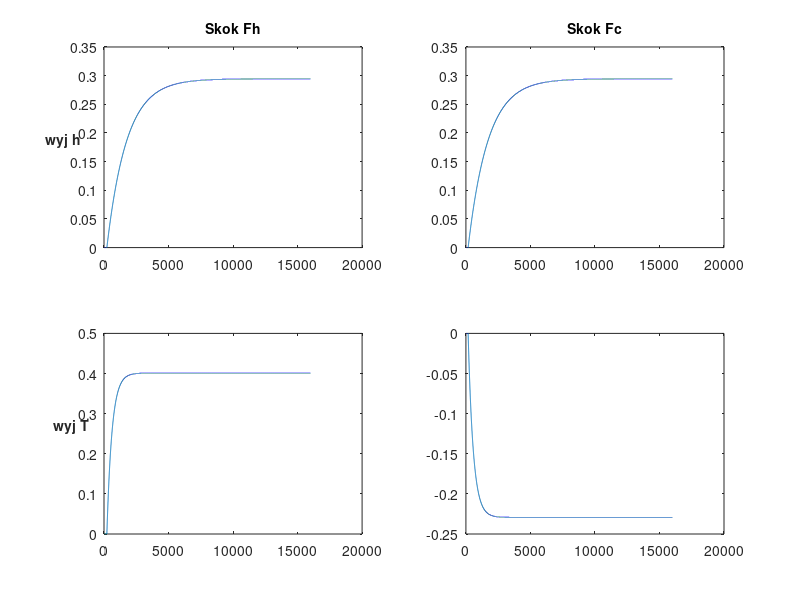

The MATLAB source for this figure:
% load("odpowiedzi_skok_Fc.mat")
% load("odpowiedzi_skok_Fh.mat")
% 
% odpowiedzi = cell(2,1);
% odp_y1_h = cell(1,2);
% odp_y2_T = cell(1,2);
% 
% odp_y1_h{1} = odpowiedzi_skok_Fh(:,1);
% odp_y1_h{2} = odpowiedzi_skok_Fc(:,1);
% 
% 
% odp_y2_T{1} = odpowiedzi_skok_Fh(:,2);
% odp_y2_T{2} = odpowiedzi_skok_Fc(:,2);
% 
% odpowiedzi{1} = odp_y1_h;
% odpowiedzi{2} = odp_y2_T;
% save odpowiedzi_skokowe.mat odpowiedzi


load("odpowiedzi_skokowe.mat")
figure(1)
subplot(2,2,1)
stairs(odpowiedzi{1}{1})
title("Skok Fh",'fontsize',10)
ylabel("wyj h",'fontweight','bold','fontsize',10)
set(get(gca,'ylabel'),'rotation',0)


subplot(2,2,2)
stairs(odpowiedzi{1}{2})
title("Skok Fc",'fontsize',10)

subplot(2,2,3)
stairs(odpowiedzi{2}{1})
set(get(gca,'ylabel'),'rotation',0)
ylabel("wyj T",'fontweight','bold','fontsize',10)

subplot(2,2,4)
stairs(odpowiedzi{2}{2})

print("rysunki/odpowiedzi skokowe.png","-dpng","-r800")


% figure(2)
% hold on
% stairs(odpowiedzi{1}{1})
% stairs(odpowiedzi{1}{2})
